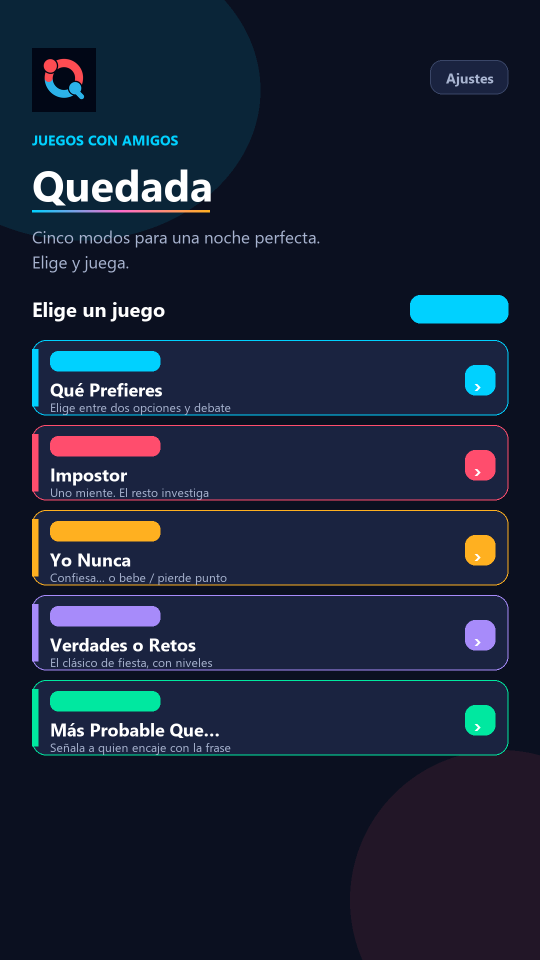
#> input picture store/screenshots/01-home.png, 1080 x 1920 px, given in place of quedada-logo.png, which was not available (shown at 1/2 size)
$ python _gen_mockups.py
#> lines starting #> are read from the running program, lines starting #| are printed output that depends on the picture
"""Generate Soft-mode branded phone mockups for store/README (no Picante)."""
from __future__ import annotations

from pathlib import Path

from PIL import Image, ImageDraw, ImageFont

ROOT = Path(__file__).resolve().parents[2]
OUT = Path(__file__).resolve().parent
LOGO = ROOT / "assets" / "quedada-logo.png"

W, H = 1080, 1920
BG = (11, 16, 32)
CARD = (26, 35, 64)
CARD_SOFT = (21, 28, 50)
BORDER = (58, 70, 104)
TEXT = (255, 255, 255)
MUTED = (168, 180, 208)
DIM = (110, 124, 156)
ACCENT = (255, 77, 109)
CYAN = (0, 209, 255)
PINK = (255, 107, 203)
AMBER = (255, 176, 32)
VIOLET = (167, 139, 250)
GREEN = (0, 232, 160)
ORANGE = (255, 122, 61)


def font(size: int, bold: bool = False) -> ImageFont.FreeTypeFont | ImageFont.ImageFont:
    candidates = [
        r"C:\Windows\Fonts\segoeuib.ttf" if bold else r"C:\Windows\Fonts\segoeui.ttf",
        r"C:\Windows\Fonts\arialbd.ttf" if bold else r"C:\Windows\Fonts\arial.ttf",
        r"C:\Windows\Fonts\calibrib.ttf" if bold else r"C:\Windows\Fonts\calibri.ttf",
    ]
    for path in candidates:
        try:
            return ImageFont.truetype(path, size)
        except OSError:
            continue
    return ImageFont.load_default()


def rounded_rect(draw: ImageDraw.ImageDraw, box, radius, fill, outline=None, width=2):
    draw.rounded_rectangle(box, radius=radius, fill=fill, outline=outline, width=width)


def gradient_line(img: Image.Image, y: int, x0: int, x1: int, height: int = 4):
    colors = [CYAN, PINK, AMBER]
    for i, x in enumerate(range(x0, x1)):
        t = i / max(1, x1 - x0 - 1)
        if t < 0.5:
            u = t * 2
            c0, c1 = colors[0], colors[1]
        else:
            u = (t - 0.5) * 2
            c0, c1 = colors[1], colors[2]
        c = tuple(int(c0[j] + (c1[j] - c0[j]) * u) for j in range(3))
        for dy in range(height):
            img.putpixel((x, y + dy), c + (255,))


def base_canvas() -> Image.Image:
    img = Image.new("RGBA", (W, H), BG + (255,))
    # Soft corner glows
    overlay = Image.new("RGBA", (W, H), (0, 0, 0, 0))
    d = ImageDraw.Draw(overlay)
    d.ellipse((-200, -120, 520, 480), fill=(0, 209, 255, 28))
    d.ellipse((700, 1500, 1300, 2100), fill=(255, 77, 109, 24))
    return Image.alpha_composite(img, overlay)


def paste_logo(img: Image.Image, xy: tuple[int, int], size: int = 120):
    logo = Image.open(LOGO).convert("RGBA").resize((size, size), Image.Resampling.LANCZOS)
    img.alpha_composite(logo, dest=xy)


def wrap_text(draw, text, font_obj, max_width):
    words = text.split()
    lines, cur = [], ""
    for w in words:
        trial = f"{cur} {w}".strip()
        if draw.textlength(trial, font=font_obj) <= max_width:
            cur = trial
        else:
            if cur:
                lines.append(cur)
            cur = w
    if cur:
        lines.append(cur)
    return lines


def make_home():
    img = base_canvas()
    d = ImageDraw.Draw(img)
    paste_logo(img, (64, 96), 128)
    rounded_rect(d, (860, 120, 1016, 188), 24, CARD, BORDER)
    d.text((892, 136), "Ajustes", fill=MUTED, font=font(28, True))

    d.text((64, 260), "JUEGOS CON AMIGOS", fill=CYAN, font=font(28, True))
    d.text((64, 310), "Quedada", fill=TEXT, font=font(86, True))
    gradient_line(img, 420, 64, 420, 5)
    d.text((64, 450), "Cinco modos para una noche perfecta.", fill=MUTED, font=font(34))
    d.text((64, 500), "Elige y juega.", fill=MUTED, font=font(34))

    d.text((64, 590), "Elige un juego", fill=TEXT, font=font(40, True))
    rounded_rect(d, (820, 590, 1016, 646), 20, (0, 209, 255, 40), CYAN)
    d.text((846, 602), "5 modos", fill=CYAN, font=font(26, True))

    games = [
        ("Qué Prefieres", "Elige entre dos opciones y debate", CYAN, "2–20"),
        ("Impostor", "Uno miente. El resto investiga", ACCENT, "3–12"),
        ("Yo Nunca", "Confiesa… o bebe / pierde punto", AMBER, "3–20"),
        ("Verdades o Retos", "El clásico de fiesta, con niveles", VIOLET, "3–16"),
        ("Más Probable Que…", "Señala a quien encaje con la frase", GREEN, "3–16"),
    ]
    y = 680
    for title, sub, color, players in games:
        rounded_rect(d, (64, y, 1016, y + 150), 28, CARD, color + (90,))
        d.rectangle((64, y + 18, 76, y + 132), fill=color)
        rounded_rect(d, (100, y + 22, 320, y + 62), 16, color + (40,))
        d.text((118, y + 28), f"{players} jugadores", fill=color, font=font(22, True))
        d.text((100, y + 74), title, fill=TEXT, font=font(36, True))
        d.text((100, y + 118), sub, fill=MUTED, font=font(24))
        rounded_rect(d, (930, y + 50, 990, y + 110), 20, color)
        d.text((948, y + 60), "›", fill=TEXT, font=font(42, True))
        y += 170

    return img.convert("RGB")


def make_preferencias():
    img = base_canvas()
    d = ImageDraw.Draw(img)
    d.text((64, 90), "‹", fill=CYAN, font=font(56, True))
    d.text((140, 104), "Qué Prefieres", fill=TEXT, font=font(42, True))
    d.text((64, 190), "Categoría · Clásico", fill=DIM, font=font(28))
    d.text((64, 250), "Modo Suave", fill=GREEN, font=font(26, True))

    rounded_rect(d, (64, 360, 1016, 820), 36, CARD, CYAN)
    d.text((100, 420), "A", fill=CYAN, font=font(48, True))
    for i, line in enumerate(
        wrap_text(d, "¿Preferirías viajar sin plan fijo?", font(44, True), 820)
    ):
        d.text((100, 520 + i * 58), line, fill=TEXT, font=font(44, True))

    rounded_rect(d, (64, 900, 1016, 1360), 36, CARD, ACCENT)
    d.text((100, 960), "B", fill=ACCENT, font=font(48, True))
    for i, line in enumerate(
        wrap_text(d, "¿Preferirías tenerlo todo organizado?", font(44, True), 820)
    ):
        d.text((100, 1060 + i * 58), line, fill=TEXT, font=font(44, True))

    d.ellipse((470, 1520, 500, 1550), fill=CYAN)
    d.ellipse((530, 1520, 560, 1550), fill=BORDER)
    d.ellipse((590, 1520, 620, 1550), fill=BORDER)
    d.text((64, 1640), "Pasad el móvil y debatid.", fill=MUTED, font=font(30))
    return img.convert("RGB")


def make_impostor():
    img = base_canvas()
    d = ImageDraw.Draw(img)
    d.text((64, 90), "‹", fill=ACCENT, font=font(56, True))
    d.text((140, 104), "Impostor", fill=TEXT, font=font(42, True))
    d.text((64, 200), "Setup · Modo Suave", fill=DIM, font=font(28))
    for i, line in enumerate(
        wrap_text(
            d,
            "Elige jugadores, impostores y temática. Cada uno verá su carta en secreto.",
            font(32),
            920,
        )
    ):
        d.text((64, 280 + i * 44), line, fill=MUTED, font=font(32))

    fields = [
        ("Jugadores", "5"),
        ("Impostores", "1"),
        ("Temática", "Amigos"),
    ]
    y = 460
    for label, value in fields:
        d.text((64, y), label.upper(), fill=DIM, font=font(24, True))
        rounded_rect(d, (64, y + 40, 1016, y + 140), 24, CARD, BORDER)
        d.text((100, y + 70), value, fill=TEXT, font=font(40, True))
        y += 220

    rounded_rect(d, (64, 1280, 1016, 1410), 28, ACCENT)
    d.text((400, 1318), "Continuar", fill=TEXT, font=font(40, True))
    paste_logo(img, (476, 1560), 96)
    return img.convert("RGB")


def make_yo_nunca():
    img = base_canvas()
    d = ImageDraw.Draw(img)
    d.text((64, 90), "‹", fill=AMBER, font=font(56, True))
    d.text((140, 104), "Yo Nunca", fill=TEXT, font=font(42, True))
    rounded_rect(d, (64, 190, 260, 250), 20, (255, 176, 32, 40), AMBER)
    d.text((90, 204), "Suave", fill=AMBER, font=font(28, True))
    d.text((280, 204), "Carta 3 / 20", fill=DIM, font=font(28))

    rounded_rect(d, (64, 360, 1016, 1100), 40, CARD, AMBER)
    d.text((100, 460), "Yo nunca…", fill=AMBER, font=font(36, True))
    for i, line in enumerate(
        wrap_text(
            d,
            "he fingido saber una canción para cantarla con el grupo",
            font(48, True),
            860,
        )
    ):
        d.text((100, 560 + i * 64), line, fill=TEXT, font=font(48, True))

    rounded_rect(d, (64, 1240, 500, 1380), 28, CARD_SOFT, BORDER)
    d.text((150, 1288), "Yo sí", fill=TEXT, font=font(36, True))
    rounded_rect(d, (580, 1240, 1016, 1380), 28, AMBER)
    d.text((680, 1288), "Yo nunca", fill=(20, 20, 20), font=font(36, True))
    d.text((64, 1520), "Confiesa o pasa — sin Picante en ficha.", fill=MUTED, font=font(28))
    return img.convert("RGB")


def make_settings():
    img = base_canvas()
    d = ImageDraw.Draw(img)
    d.text((64, 90), "‹", fill=CYAN, font=font(56, True))
    d.text((140, 104), "Ajustes", fill=TEXT, font=font(42, True))
    paste_logo(img, (64, 220), 140)
    d.text((240, 250), "ACERCA DE", fill=CYAN, font=font(24, True))
    d.text((240, 290), "Quedada", fill=TEXT, font=font(52, True))
    gradient_line(img, 360, 240, 520, 4)
    d.text((240, 380), "Versión 1.0.1", fill=DIM, font=font(28))

    sections = [
        (CYAN, "Cómo se juega", "Un móvil. Cinco modos. Sin salas ni Wi‑Fi."),
        (ACCENT, "Picante y responsabilidad", "Picante es 18+. En ficha solo mostramos Suave."),
        (VIOLET, "Privacidad", "Sin cuentas propias. Puede haber anuncios AdMob."),
    ]
    y = 500
    for color, title, body in sections:
        rounded_rect(d, (64, y, 1016, y + 210), 28, CARD, BORDER)
        d.rectangle((64, y + 24, 76, y + 186), fill=color)
        d.text((100, y + 40), title, fill=TEXT, font=font(34, True))
        for i, line in enumerate(wrap_text(d, body, font(28), 860)):
            d.text((100, y + 100 + i * 38), line, fill=MUTED, font=font(28))
        y += 240

    rounded_rect(d, (64, y + 20, 1016, y + 150), 28, CYAN)
    d.text((280, y + 62), "Quitar anuncios", fill=(11, 16, 32), font=font(36, True))
    return img.convert("RGB")


def main():
    OUT.mkdir(parents=True, exist_ok=True)
    targets = {
        "01-home.png": make_home,
        "02-preferencias.png": make_preferencias,
        "03-impostor.png": make_impostor,
        "04-yo-nunca.png": make_yo_nunca,
        "05-ajustes.png": make_settings,
    }
    for name, fn in targets.items():
        path = OUT / name
        fn().save(path, "PNG", optimize=True)
        print(f"wrote {path}")
#> this loop made 5 passes
#> pass 1, in base_canvas, `img = Image.new("RGBA", (W, H), BG + (255,))`:
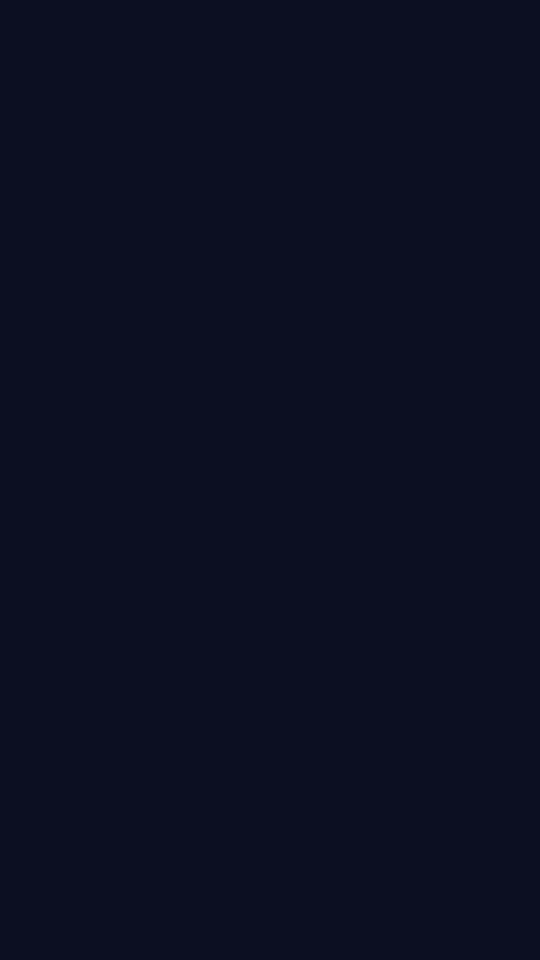
#> img: PIL image 1080x1920 RGBA (shown at 1/2 size); mean R, G, B, A 11, 16, 32, 255
#> pass 1, in make_home, `img = base_canvas()`:
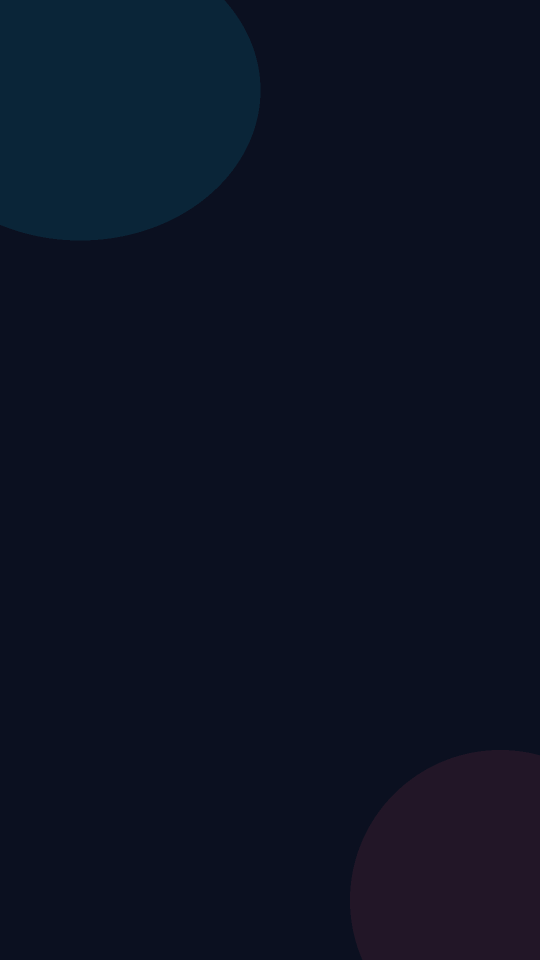
#> img: PIL image 1080x1920 RGBA (shown at 1/2 size); mean R, G, B, A 12.4, 18.6, 35, 255
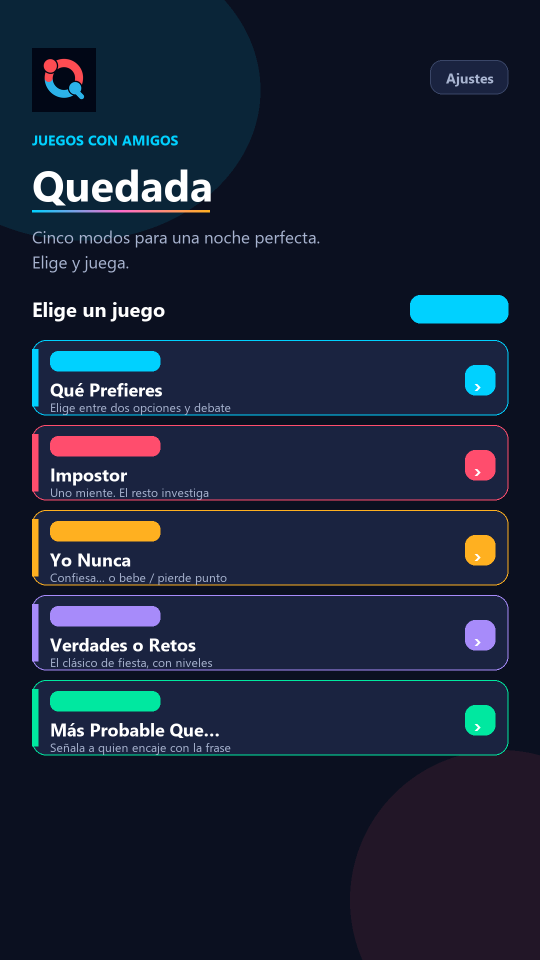
#> input picture store/screenshots/01-home.png, 1080 x 1920 px, given in place of quedada-logo.png, which was not available (shown at 1/2 size)
#> pass 1, in paste_logo, `logo = Image.open(LOGO).convert("RGBA").resize((size, size), Image.Res..`:
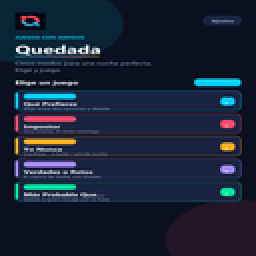
#> logo: PIL image 128x128 RGBA (shown 2 times larger); mean R, G, B, A 26.5, 35.9, 55.2, 255


if __name__ == "__main__":
    main()
